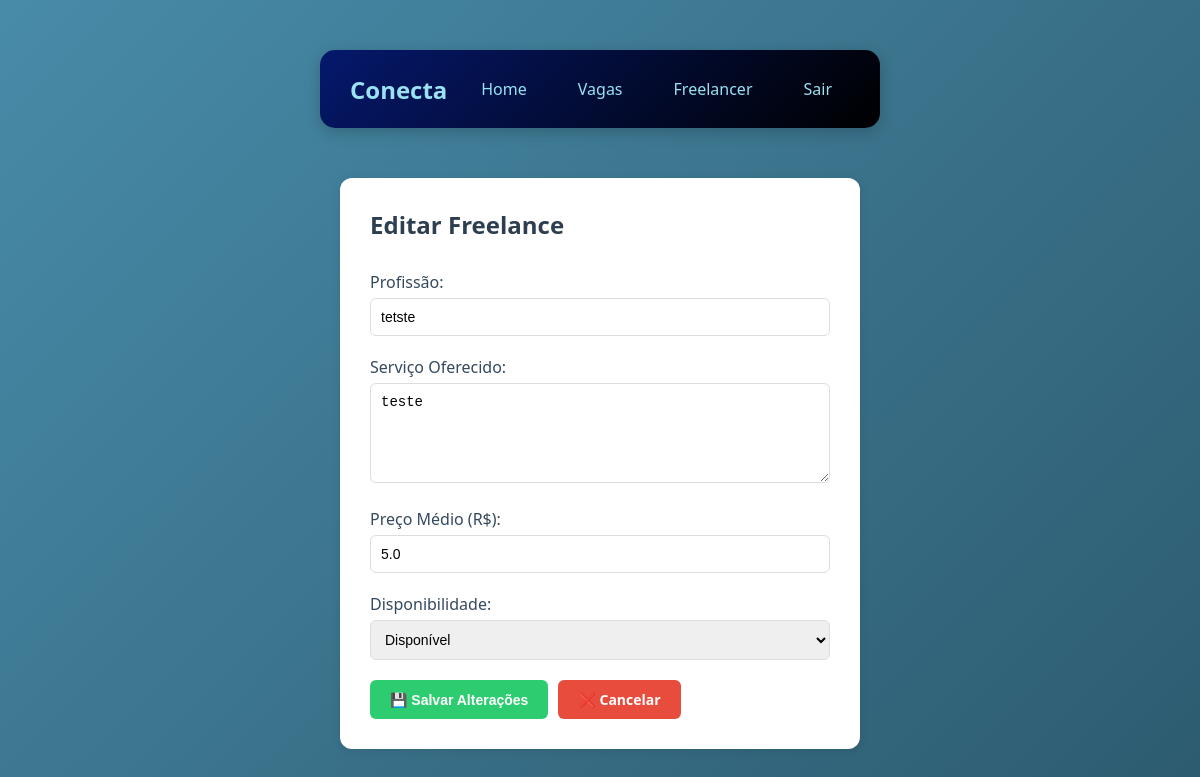
/freelancer/editar/2 (signed in), run on the app's committed database.
### tables this page shows
CREATE TABLE freelancers (
    id_freelancer INTEGER PRIMARY KEY AUTOINCREMENT,
    id_funcionario INTEGER NOT NULL,
    profissao TEXT,
    servico_oferecido TEXT,
    preco_medio REAL,
    disponibilidade TEXT DEFAULT 'disponivel',
    total_avaliacoes INTEGER DEFAULT 0,
    data_cadastro TIMESTAMP DEFAULT CURRENT_TIMESTAMP,
    FOREIGN KEY (id_funcionario) REFERENCES funcionarios(id_funcionario) ON DELETE CASCADE
);

### routes/route_freelancer.py (the view, shortened to what this page needs)
@bp_freelancer.route('/freelancer/editar/<int:id_freelancer>', methods=['GET', 'POST'])
def editar_freelance(id_freelancer):
    if 'usuario_id' not in session:
        return redirect('/')
    if session.get('tipo') != 'funcionario':
        return redirect('/')
    id_funcionario = session['usuario_id']
    freelance = FreelancerCRUD.buscar_por_id(id_freelancer)
    if not freelance:
        flash("Freelancer não encontrado", "erro")
        return redirect(url_for('home.home_pag'))
    if freelance['id_funcionario'] != id_funcionario:
        flash("Você não tem permissão para editar este registro", "erro")
        return redirect(url_for('home.home_pag'))
    return render_template('vaga/editar_freelance.html', freelance=freelance)

### CRUDs/crud_freelancer.py (called while the page is built)
    @staticmethod
    def buscar_por_id(id_freelancer):
        conn = get_connection()
        try:
            cursor = conn.cursor()
            cursor.execute('''
                SELECT * FROM freelancers WHERE id_freelancer = ?
            ''', (id_freelancer,))
            return cursor.fetchone()
        finally:
            conn.close()

### database/connect.py (called while the page is built)
def get_connection():
    conn = sqlite3.connect(Config.DB_PATH) # cria conexão
    conn.execute("PRAGMA foreign_keys = ON;") # ativa foreign keys
    conn.row_factory = sqlite3.Row  # retorna dicionário ao invés de tupla
    return conn # retorna conexão

### templates/vaga/editar_freelance.html (shortened to what this page needs)
{% extends "menu.html" %}
{% block content %}
<div class="container">
    <div class="form-container">
        <h2>Editar Freelance</h2>
        <form method="POST" action="{{ url_for('freelancer.editar_freelance', id_freelancer=freelance.id_freelancer) }}">
            <div class="campo">
                <label>Profissão:</label>
                <input type="text" name="profissao" value="{{ freelance.profissao }}" required>
            </div>
            <div class="campo">
                <label>Serviço Oferecido:</label>
                <textarea name="servico_oferecido" required>{{ freelance.servico_oferecido }}</textarea>
            </div>
            <div class="campo">
                <label>Preço Médio (R$):</label>
                <input type="number" name="preco_medio" value="{{ freelance.preco_medio }}" step="0.01" required>
            </div>
            <div class="campo">
                <label>Disponibilidade:</label>
                <select name="disponibilidade">
                    <option value="disponivel" {% if freelance.disponibilidade == 'disponivel' %}selected{% endif %}>Disponível</option>
                </select>
            </div>
            <div class="botoes-edicao">
                <button type="submit" class="btn-salvar">💾 Salvar Alterações</button>
                <a href="{{ url_for('home.home_pag') }}" class="btn-cancelar">❌ Cancelar</a>
            </div>
        </form>
    </div>
</div>
{% endblock %}

### static/css/home/homef.css (style rules this page uses)
* { margin: 0; padding: 0; box-sizing: border-box; }
body { font-family: 'Segoe UI', Tahoma, Geneva, Verdana, sans-serif; background: linear-gradient(135deg, #488BA8 0%, #2c5a6e 100%); min-height: 100vh; }
.container { max-width: 1000px; margin: 0 auto; padding: 20px; }
.botoes-edicao { display: flex; gap: 10px; margin-top: 20px; }
.btn-salvar, .btn-cancelar { border: none; padding: 10px 20px; border-radius: 8px; cursor: pointer; font-weight: 600; color: white; }
.btn-salvar { background: #4CAF50; }
.btn-cancelar { background: #999; }

### templates/vaga/editar_freelance.html (style rules this page uses)
.container { max-width: 600px; margin: 50px auto; padding: 0 20px; }
.form-container { background: white; padding: 30px; border-radius: 12px; box-shadow: 0 2px 10px rgba(0,0,0,0.1); }
.form-container h2 { margin-bottom: 30px; color: #2c3e50; }
.campo { margin-bottom: 20px; }
.campo label { display: block; margin-bottom: 5px; font-weight: 500; color: #34495e; }
.campo input, .campo textarea, .campo select { width: 100%; padding: 10px; border: 1px solid #ddd; border-radius: 6px; font-size: 14px; }
.campo textarea { min-height: 100px; resize: vertical; }
.botoes-edicao { display: flex; gap: 10px; margin-top: 20px; }
.btn-salvar { background: #2ecc71; color: white; padding: 10px 20px; border: none; border-radius: 6px; cursor: pointer; font-size: 14px; }
.btn-cancelar { background: #e74c3c; color: white; padding: 10px 20px; border: none; border-radius: 6px; cursor: pointer; text-decoration: none; font-size: 14px; }

### data on the page
freelancers: profissao "tetste", servico_oferecido "teste", preco_medio "5.0", disponibilidade "Disponível"
